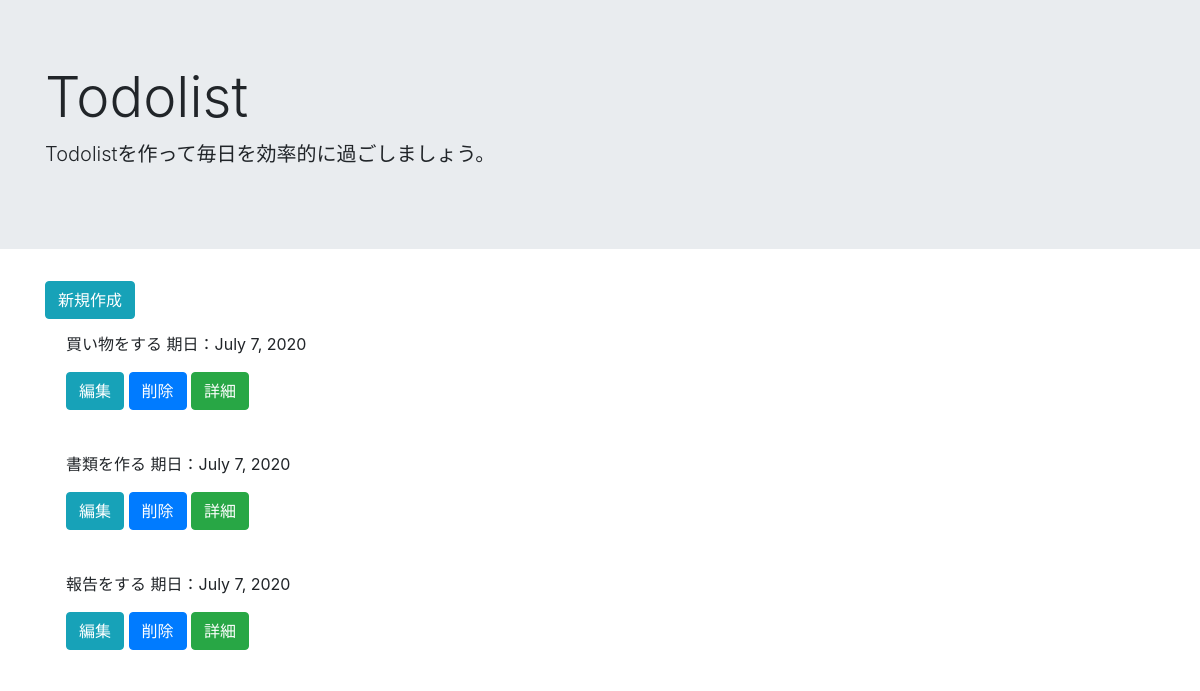
/list/, run on an earlier commit of the app's database.
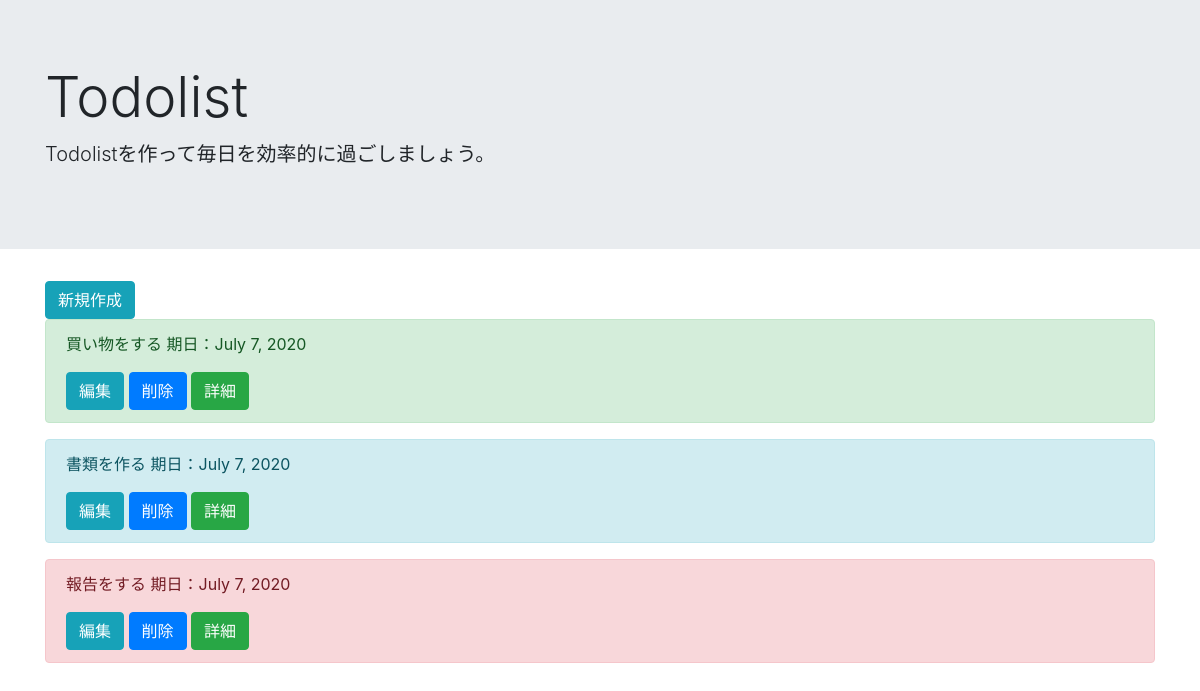
And on a later commit of the database.
### todo/models.py (models this page shows, shortened)
class TodoModel(models.Model):
  title = models.CharField(max_length=100)
  memo = models.TextField(max_length=100)
  priority = models.CharField(
    max_length = 50,
    choices = PRIORITY
  )
  duedate = models.DateField()

### todo/views.py (the view)
# urls.py: path('list/',TodoList.as_view(), name='list'),
class TodoList(ListView):
  template_name = 'list.html'
  model = TodoModel

### templates/list.html
{% extends 'base.html' %}
{% block header %}
<div class="jumbotron jumbotron-fluid">
  <div class="container">
    <h1 class="display-4">Todolist</h1>
    <p class="lead">Todolistを作って毎日を効率的に過ごしましょう。</p>
  </div>
</div>
{% endblock header %}
{% block content %}
<div class = 'container'>
  <a href="{% url 'create' %}" class="btn btn-info" tabindex="-1" role="button" aria-disabled="true">新規作成</a>
 {% for item in object_list %}
 <div class="alert alert-{{ item.priority }}" role="alert">
  <p>{{ item.title }} 期日：{{ item.duedate }}</p>
  <a href="{% url 'update' item.pk %}" class="btn btn-info" tabindex="-1" role="button" aria-disabled="true">編集</a>
  <a href="{% url 'delete' item.pk %}" class="btn btn-primary" tabindex="-1" role="button" aria-disabled="true">削除</a>
  <a href="{% url 'detail' item.pk %}" class="btn btn-success" tabindex="-1" role="button" aria-disabled="true">詳細</a>
　</div>
 {% endfor %}
</div>
{% endblock content%}

What changed in the data, as far as the page shows it:
changed TodoModel "買い物をする": priority "2020-07-07 14:08:51.575532+00:00" → "success" (drawn)
changed TodoModel "書類を作る": priority "2020-07-07 14:08:51.575532+00:00" → "info" (drawn)
changed TodoModel "報告をする": priority "denger" → "danger" (drawn)
